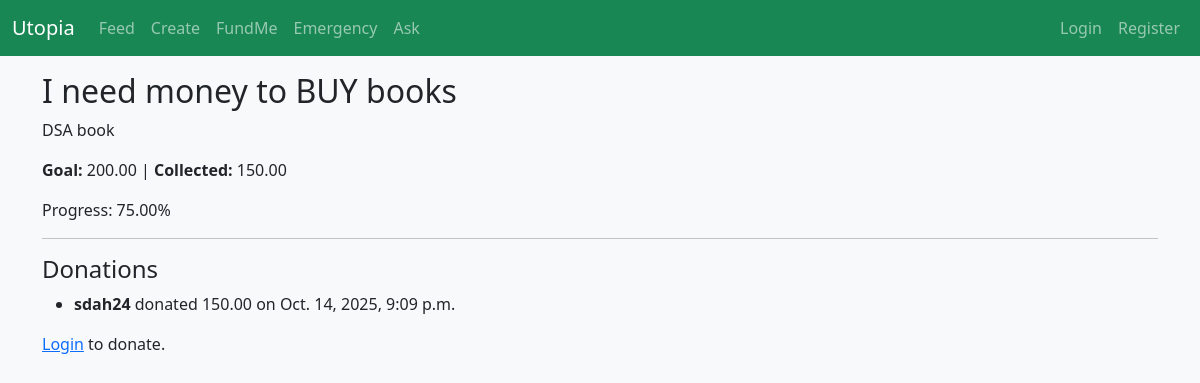
Page /funding/2/ on the earlier database version.
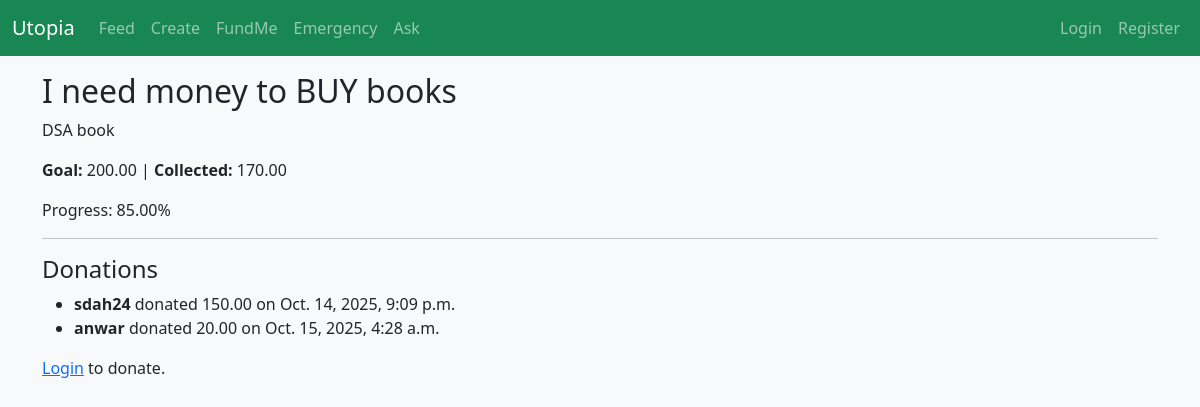
Same page on the later database version.
### funding/models.py (models this page shows, shortened)
class FundMePost(models.Model):
    author = models.ForeignKey(User, on_delete=models.CASCADE, related_name="fundme_posts")
    title = models.CharField(max_length=255)
    description = models.TextField()
    goal_amount = models.DecimalField(max_digits=12, decimal_places=2)
    collected_amount = models.DecimalField(max_digits=12, decimal_places=2, default=0)
    image = models.ImageField(upload_to="funding_images/", blank=True, null=True)
    created_at = models.DateTimeField(default=timezone.now)
    is_active = models.BooleanField(default=True)
    def progress_percent(self):
        if self.goal_amount > 0:
            return round((self.collected_amount / self.goal_amount) * 100, 2)
        return 0

class Donation(models.Model):
    fundme = models.ForeignKey(FundMePost, on_delete=models.CASCADE, related_name="donations")
    donor = models.ForeignKey(User, on_delete=models.SET_NULL, null=True, blank=True)
    amount = models.DecimalField(max_digits=12, decimal_places=2)
    note = models.TextField(blank=True)
    donated_at = models.DateTimeField(default=timezone.now)

### funding/views.py (the view)
# urls.py: path("<int:pk>/", views.fundme_detail, name="fundme_detail"),
def fundme_detail(request, pk):
    post = get_object_or_404(FundMePost, pk=pk)
    donations = post.donations.all()
    if request.method == "POST":
        if request.user.is_authenticated:
            form = DonationForm(request.POST)
            if form.is_valid():
                donation = form.save(commit=False)
                donation.donor = request.user
                donation.fundme = post
                donation.save()
                messages.success(request, "Donation successful! 🎉")
                return redirect("funding:fundme_detail", pk=pk)
        else:
            messages.error(request, "You must be logged in to donate.")
            return redirect("login")
    else:
        form = DonationForm()
    return render(request, "funding/fundme_detail.html", {"post": post, "form": form, "donations": donations})

### templates/funding/fundme_detail.html (shortened to what this page needs)
<!DOCTYPE html>
<html lang="en">
<head>
</head>
<body>
{% extends 'base.html' %}
{% block content %}
<h2>{{ post.title }}</h2>
<p>{{ post.description }}</p>
<p><strong>Goal:</strong> {{ post.goal_amount }} | <strong>Collected:</strong> {{ post.collected_amount }}</p>
<p>Progress: {{ post.progress_percent }}%</p>
<hr>
<h4>Donations</h4>
<ul>
  {% for d in donations %}
  <li><strong>{{ d.donor.username }}</strong> donated {{ d.amount }} on {{ d.donated_at }}</li>
  {% empty %}
  <p>No donations yet.</p>
  {% endfor %}
</ul>
{% if user.is_authenticated %}
<h4>Make a Donation</h4>
<form method="post">
  {% csrf_token %}
  {{ form.as_p }}
  <button class="btn btn-success">Donate</button>
</form>
{% else %}
<p><a href="{% url 'accounts:login' %}">Login</a> to donate.</p>
{% endif %}
{% endblock %}

Differences in the rows shown:
changed FundMePost "I need money to BUY books": collected_amount "150.00" → "170.00"; progress_percent "75.00" → "85.00"
added Donation: donor.username "anwar", amount "20.00", donated_at "Oct. 15, 2025, 4:28 a.m."
